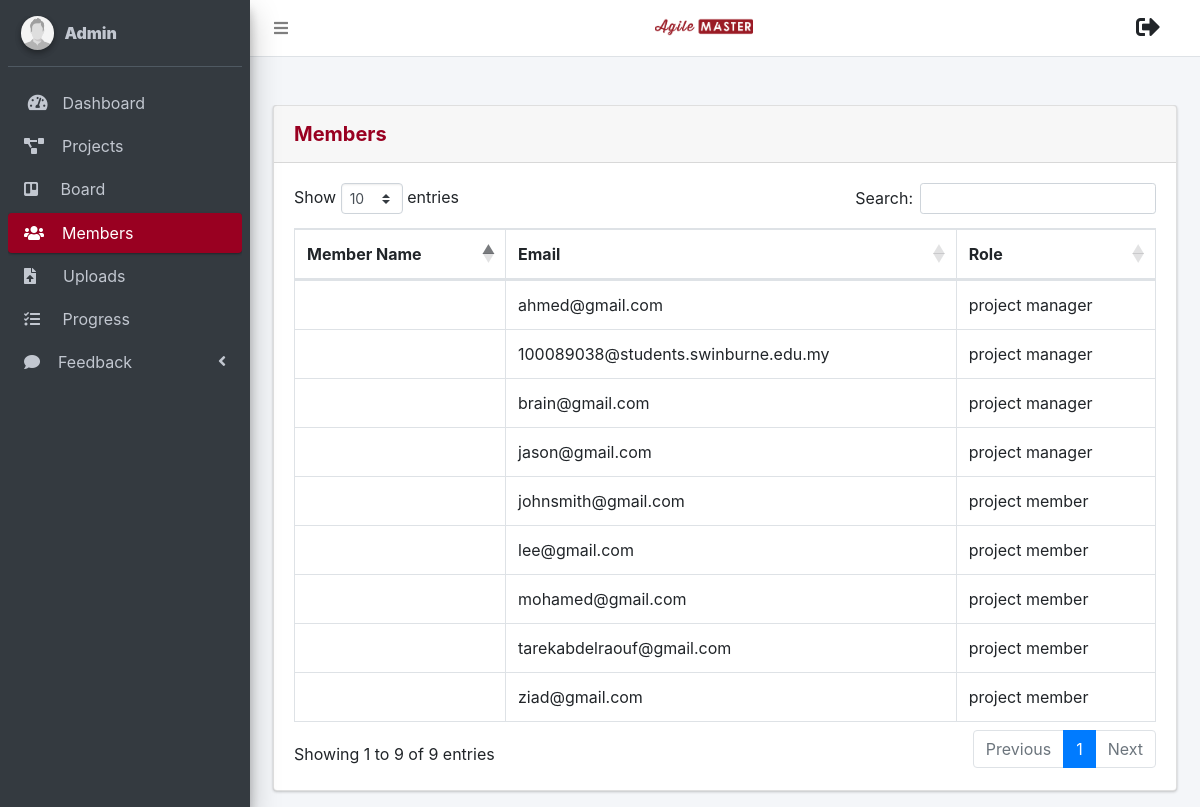
/admin/members.php, run on the app's committed database.
### tables this page shows
CREATE TABLE `users` (
  `user_id` int(11) NOT NULL,
  `fname` varchar(255) NOT NULL,
  `lname` varchar(255) NOT NULL,
  `age` int(11) NOT NULL,
  `occupation` varchar(255) NOT NULL,
  `city` varchar(255) NOT NULL,
  `country` varchar(255) NOT NULL,
  `email` varchar(255) NOT NULL,
  `password` varchar(255) NOT NULL,
  `photo` varchar(255) NOT NULL,
  `unique_id` int(255) NOT NULL,
  `status` varchar(255) NOT NULL,
  `role` varchar(255) NOT NULL DEFAULT 'project member'
);

### helpers/module.php (called while the page is built, shortened)
<?php
function get_admin()
{
	global $conn;
	$result = mysqli_query($conn, "SELECT * FROM `admin`");
	return $result;
}
function getAllUser()
{
	global $conn;
	$result = mysqli_query($conn, "SELECT * FROM `users` order by `fname` ASC");
	return $result;
}
?>

### admin/members.php (the view, shortened to what this page needs)
<?php
include_once '../connection/dbconnection.php';
include_once '../helpers/module.php';
?>
<!DOCTYPE html>
<html>
<head>
	<?php include('../navigation/head.php');?>
</head>
<body class="hold-transition sidebar-mini layout-fixed">
<div class="wrapper">
	<?php include('../navigation/topbar_admin.php');?>
	<?php include('../navigation/member_adminsidebar.php');?>
	<div class="content-wrapper">
		<br><br>
		<section class="content">
			<div class="container-fluid">
				<div class="card">
					<div class="card-header py-3">
						<h5 class="m-0 font-weight-bold " style="color: #990021;">Members</h5>
					</div>
					<div class="card-body">
						<div class="table-responsive">
							<table class="table table-bordered" id="dataTable" width="100%" cellspacing="0">
								<thead>
									<tr>
                                        <th >Member Name</th>
                                        <th >Email</th>
                                        <th >Role</th>
                                    </tr>
                                </thead>
                                <tbody>
                                    <?php
                                        $getAllUser = getAllUser();
                                        while($asRow = mysqli_fetch_array($getAllUser))
                                        {
                                    ?>
                                    <tr>
										<td>
										</td>
										<td>
											<?php echo $asRow['email'];?>
										</td>
										<td>
											<?php echo $asRow['role'];;?>
										</td>
                                    </tr>
                                    <?php
                                        }
                                    ?>
                                </tbody>
							</table>
						</div>
					</div>
				</div>
			</div>
		</section>
	</div>
</div>
</body>
</html>

### navigation/member_adminsidebar.php (shortened to what this page needs)
<aside class="main-sidebar sidebar-dark-primary elevation-4">
	<div class="sidebar">
		<div class="user-panel mt-3 pb-3 mb-3 d-flex">
			<div class="image">
				<img src="../resources/images/user2-160x160.jpg" class="img-circle elevation-2" alt="User Image">
			</div>
			<div class="info">
				<a href="#" class="d-block">
					<strong>
                    <?php
                        $get_admin = get_admin();
                        $row = mysqli_fetch_array($get_admin);
                        echo '
                           <strong> '.$row["name"].' </strong>
                           <span class="carrot"></span>';
                    ?>
                </strong>
				</a>
			</div>
		</div>
		<nav class="mt-2" >
			<ul class="nav nav-pills nav-sidebar flex-column" data-widget="treeview" role="menu" data-accordion="false">
				<li class="nav-item has-treeview">
					<a href="dashboard.php" class="nav-link">
						<i class="nav-icon fas fa-tachometer-alt"></i>
						<p>
							&nbsp;Dashboard
						</p>
					</a>
				</li>
				<li class="nav-item">
					<a href="project.php" class="nav-link">
						<i class="fas fa-project-diagram"></i>
						<p>
							&nbsp;&nbsp;&nbsp;Projects
						</p>
					</a>
				</li>
				<li class="nav-item">
					<a href="board.php" class="nav-link">
						<i class="fab fa-trello"></i>
						<p>
							&nbsp;&nbsp;&nbsp;&nbsp;Board
						</p>
					</a>
				</li>
				<li class="nav-item">
					<a href="members.php" class="nav-link active">
						<i class="fas fa-users"></i>
						<p>
							&nbsp;&nbsp;&nbsp;Members
						</p>
					</a>
				</li>
				<li class="nav-item">
					<a href="upload_files.php" class="nav-link">
						<i class="fas fa-file-upload"></i>
						<p>
							&nbsp;&nbsp;&nbsp;&nbsp;&nbsp;Uploads
						</p>
					</a>
				</li>
				<li class="nav-item">
					<a href="progress.php" class="nav-link">
						<i class="fas fa-tasks"></i>
						<p>
							&nbsp;&nbsp;&nbsp;&nbsp;Progress
						</p>
					</a>
				</li>
				<li class="nav-item has-treeview">
					<a href="#" class="nav-link">
						<i class="fas fa-comment"></i>
						<p>
							&nbsp;&nbsp;&nbsp;Feedback
							<i class="fas fa-angle-left right"></i>
						</p>
					</a>
				</li>
				<br><br><br>
			</ul>
		</nav>
    </div>
</aside>

### dependencies/css/style.css (style rules this page uses)
body { font-family: "Open Sans", sans-serif; color: #444444; }
a { text-decoration: none; color: #990021; }
.card-header { width: 100%; padding: 10px 10px 0px 10px; box-sizing: border-box; border-radius: 3px; display: block; font-weight: bold; }
ul { list-style: none; margin: 0; padding: 0px; }
section { padding: 60px 0; overflow: hidden; position: relative; }

### data on the page
users: email "ahmed@gmail.com", role "project manager"
users: email "100089038@students.swinburne.edu.my", role "project manager"
users: email "brain@gmail.com", role "project manager"
users: email "jason@gmail.com", role "project manager"
users: email "johnsmith@gmail.com", role "project member"
users: email "lee@gmail.com", role "project member"
users: email "mohamed@gmail.com", role "project member"
users: email "tarekabdelraouf@gmail.com", role "project member"
users: email "ziad@gmail.com", role "project member"

### other printed values
$row["name"] "Admin"
